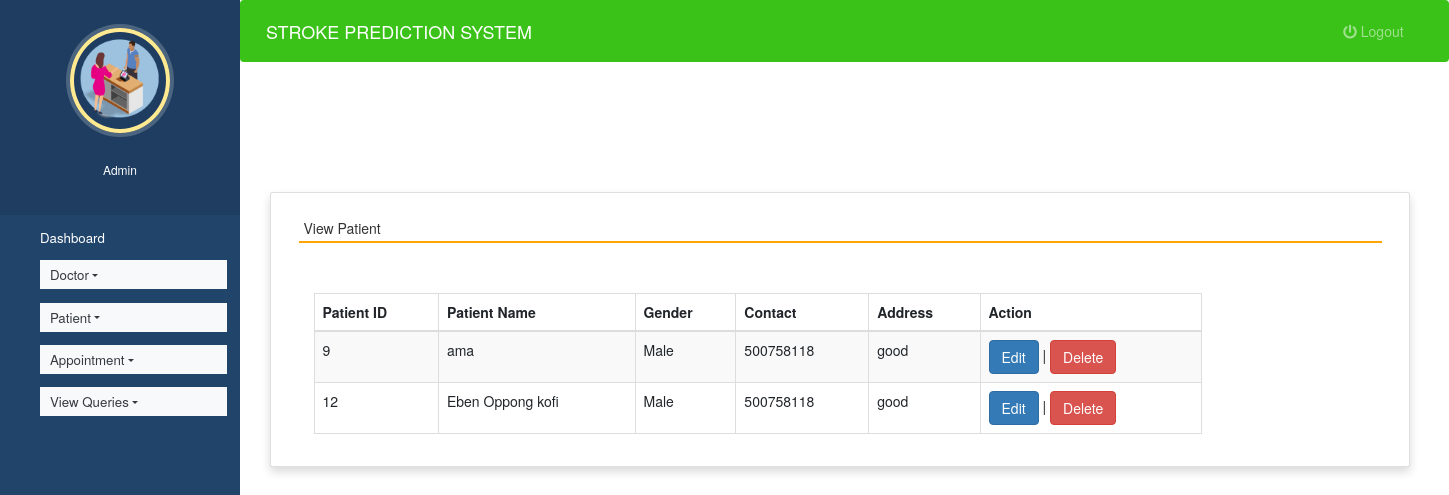
/view_patient (signed in), run on the app's committed database.
### hospitals/models.py (models this page shows, shortened)
class Patient(models.Model):
    name = models.CharField(max_length=50)
    gender = models.CharField(max_length=10)
    mobile = models.IntegerField(null=True)
    address = models.CharField(max_length=50)

### hospitals/views.py (the view)
# urls.py: path('view_patient', view_patient, name='view_patient'),
def view_patient(request):
    if not request.user.is_staff:
        return redirect('login')
    pat = Patient.objects.all()
    d = {'pat':pat}
    return render(request,'view_patient.html', d)

### hospitals/templates/view_patient.html (shortened to what this page needs)
{% extends 'admin_nav.html' %}
{% load static %}
{% block content %}
<head>
  <link rel="stylesheet" href="https://maxcdn.bootstrapcdn.com/bootstrap/3.4.1/css/bootstrap.min.css">
  <link rel="stylesheet" href="https://use.fontawesome.com/releases/v5.6.3/css/all.css">
</head>
<br><br><br><br>
<div class="container card shadow m-5">
    <div class="card-body">
        <h5 class="p-2" style="border-bottom: 2px solid orange">View Patient</h5>
		<div class="container mt-5">
		<table id="example" class="table table-striped table-bordered" style="width:80%">
			<thead>
				<tr>
					<th>Patient ID</th>
					<th>Patient Name</th>
                    <th>Gender</th>
					<th>Contact</th>
					<th>Address</th>
                    <th>Action</th>
				</tr>
			</thead>
			<tbody>
            {% for i in pat %}
			<tr>
				<td>{{i.id}}</td>
				<td>{{i.name}}</td>
				<td>{{i.gender}}</td>
				<td>{{i.mobile}}</td>
				<td>{{i.address}}</td>
				<td><a href="{% url 'edit_patient' i.id %}" class="btn btn-primary">Edit</a> |
					<a href="{% url 'delete_patient' i.id %}" onclick="return confirm('Are you ready to delete this record ?')" class="btn btn-danger">Delete</a></td>
			</tr>
			{% endfor %}
			</tbody>
		</table>
	 </div>
	</div>
</div>
{% endblock content %}

### hospitals/static/style.css (style rules this page uses)
body { padding-left: 240px; }

### hospitals/templates/admin_nav.html (style rules this page uses)
a:link { text-decoration: none; }
a { color: white; }
body { padding-left: 240px; }

### data on the page
Patient: id "9", name "ama", gender "Male", mobile "500758118", address "good"
Patient: id "12", name "Eben Oppong kofi", gender "Male", mobile "500758118", address "good"
